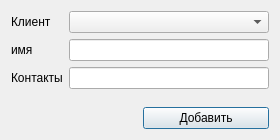
<?xml version="1.0" encoding="UTF-8"?>
<ui version="4.0">
 <class>AddUser</class>
 <widget class="QDialog" name="AddUser">
  <property name="geometry">
   <rect>
    <x>0</x>
    <y>0</y>
    <width>280</width>
    <height>140</height>
   </rect>
  </property>
  <property name="minimumSize">
   <size>
    <width>280</width>
    <height>140</height>
   </size>
  </property>
  <property name="maximumSize">
   <size>
    <width>280</width>
    <height>140</height>
   </size>
  </property>
  <property name="windowTitle">
   <string>Dialog</string>
  </property>
  <layout class="QGridLayout" name="gridLayout">
   <item row="1" column="1">
    <widget class="QPushButton" name="addBtn">
     <property name="text">
      <string>Добавить</string>
     </property>
    </widget>
   </item>
   <item row="0" column="0" colspan="2">
    <layout class="QFormLayout" name="formLayout">
     <item row="0" column="0">
      <widget class="QLabel" name="clientLabel">
       <property name="text">
        <string>Клиент</string>
       </property>
      </widget>
     </item>
     <item row="0" column="1">
      <widget class="QComboBox" name="client">
       <property name="enabled">
        <bool>true</bool>
       </property>
      </widget>
     </item>
     <item row="1" column="0">
      <widget class="QLabel" name="nameLabel">
       <property name="text">
        <string>имя</string>
       </property>
      </widget>
     </item>
     <item row="1" column="1">
      <widget class="QLineEdit" name="name"/>
     </item>
     <item row="2" column="0">
      <widget class="QLabel" name="Label">
       <property name="text">
        <string>Контакты</string>
       </property>
      </widget>
     </item>
     <item row="2" column="1">
      <widget class="QLineEdit" name="contact"/>
     </item>
    </layout>
   </item>
   <item row="1" column="0">
    <widget class="QLabel" name="errorLabel">
     <property name="text">
      <string/>
     </property>
    </widget>
   </item>
  </layout>
 </widget>
 <resources/>
 <connections/>
</ui>
